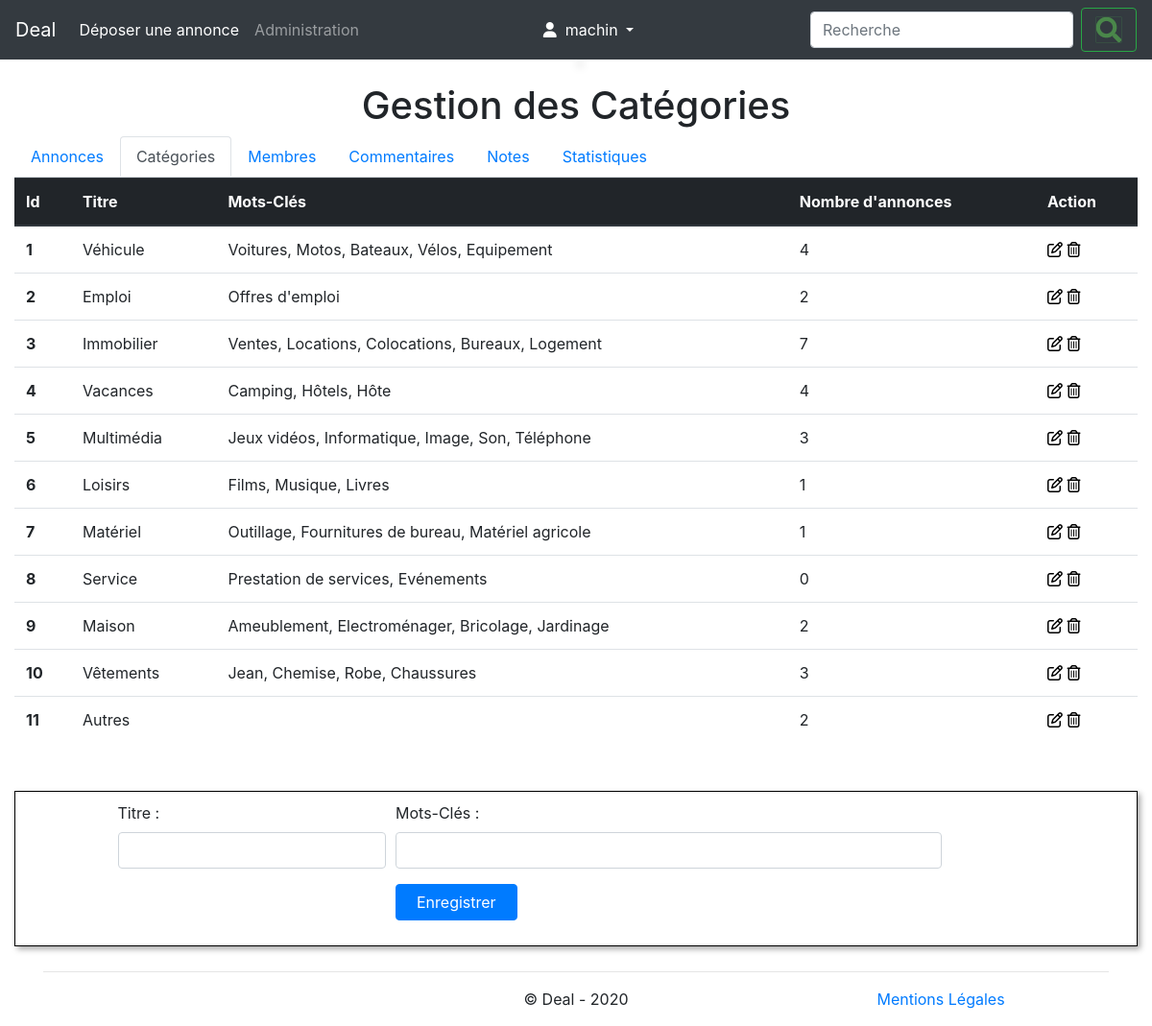
Page /admin/gestion_categories.php (signed in) on the committed database.
### tables this page shows
CREATE TABLE IF NOT EXISTS `categorie` (
  `id` int(11) NOT NULL AUTO_INCREMENT,
  `titre` varchar(100) NOT NULL,
  `mots_cles` text NOT NULL,
  PRIMARY KEY (`id`)
);

### inc/init.php (called while the page is built, shortened)
<?php
$pdo = new PDO( 'mysql:host=localhost;dbname=deal'
              , 'philippe'
              , 'Philippe'
              , array ( PDO::ATTR_ERRMODE => PDO::ERRMODE_WARNING
              	      , PDO::MYSQL_ATTR_INIT_COMMAND => 'SET NAMES utf8'
              	      )
              );
$contenu = '';
require_once 'functions.php';

### admin/gestion_categories.php (the view, shortened to what this page needs)
<?php
require_once '../inc/init.php';
$resultat = executerRequete ("SELECT categorie_id, COUNT(*) nombre FROM annonce GROUP BY categorie_id");
while ($ligne = $resultat->fetch(PDO::FETCH_ASSOC))
	$nombreAnnonces[$ligne['categorie_id']] = $ligne['nombre']*1;
$resultat = executerRequete ("SELECT * FROM categorie");
$contenu .='<div class="table-responsive">';
$contenu .=   '<table class="table">';
$contenu .=      '<thead class="thead-dark">';
$contenu .=          '<tr>';
$contenu .=              '<th>Id</th>';
$contenu .=              '<th>Titre</th>';
$contenu .=              '<th>Mots-Clés</th>';
$contenu .=              '<th>Nombre d\'annonces</th>';
$contenu .=              '<th>Action</th>';
$contenu .=          '</tr>';
$contenu .=      '</thead>';
while ($ligne = $resultat->fetch(PDO::FETCH_ASSOC))
	{
	extract ($ligne);
	$contenu .= '<tr>';
	$contenu .= '<th scope="row">' . $id . '</th>';
	$contenu .= '<td>' . $titre . '</td>';
	$contenu .= '<td>' . $mots_cles . '</td>';
	$contenu .= '<td>' . 	((isset($nombreAnnonces[$id]))?$nombreAnnonces[$id]:0) . '</td>';
	$contenu .= '<td>';
	$contenu .= '<a href="?modification='.$ligne['id'].'#formulaire" class="lien-noir">'.MODIFIER.'</a> ';
	$contenu .= '<a href="?suppression='.$ligne['id'].'" ';
	if (isset($nombreAnnonces[$id]))
		$contenu .= 'onclick="alert(\'Il y a '.$nombreAnnonces[$id].' annonces pour cette catégorie. Vous ne pouvez pas la supprimer.\'); return false;" class="lien-noir">'.POUBELLE.'</a>';
	else
		$contenu .= 'onclick="return confirm(\'Etes vous certain de vouloir supprimer cette catégorie ?\')" class="lien-noir">'.POUBELLE.'</a>';
	$contenu .= '</td>';
	$contenu .= '</tr>';
	}
$contenu .=   '</table>';
$contenu .='</div>';
$titre = '';
$mots_cles = '';
require_once '../inc/header.php';
navigationAdmin ('Catégories');
echo $contenu;
isset ($categorieCourante) && extract ($categorieCourante);
echo '<br>';
?>
<div class="cadre-formulaire">
	<form id="formulaire" method="post" action="gestion_categories.php">
		<div class="form-row">
			<div class="form-group col-md-1">
			</div>
			<div class="form-group col-md-3">
				<label for="titre">Titre :</label>
				<input type="text" name="titre" id="titre" class="form-control" value="<?php echo $titre??'' ?>">
			</div>
			<div class="form-group col-md-6">
				<label for="mots_cles">Mots-Clés :</label>
				<input type="text" name="mots_cles" id="mots_cles" class="form-control" value="<?php echo $mots_cles??'' ?>">
			</div>
		</div>
		<div class="form-row">
			<div class="form-group col-md-4">
			</div>
			<div class="form-group col-md-6">
				<button type="submit" class="btn btn-primary">&nbsp; Enregistrer &nbsp;</button>
			</div>
		</div>
	</form>
</div>
<?php
require_once '../inc/footer.php';

### inc/header.php (shortened to what this page needs)
<!DOCTYPE html>
<html lang="fr">
<head>
	<link
		rel="stylesheet"
		href="https://stackpath.bootstrapcdn.com/bootstrap/4.1.3/css/bootstrap.min.css"
	>
	<link rel="stylesheet" href="<?php echo RACINE_SITE ?>css/style.css">
</head>
<body>
	<nav class="navbar navbar-expand-lg navbar-dark bg-dark">
		<a class="navbar-brand" href="<?php echo RACINE_SITE ?>index.php">Deal</a>
		<div class="collapse navbar-collapse" id="navbarTogglerDemo03">
			<ul class="navbar-nav mr-auto mt-2 mt-lg-0">
				<?php
				if (estConnecte())
					{
					echo '<li class="nav-item active">';
					echo     '<a class="nav-link" href="'.RACINE_SITE.'gestion_annonces.php?creation">Déposer une annonce</a>';
					echo '</li>';
					}
				if (estAdmin())
					{
					echo '<li class="nav-item">';
					echo     '<a class="nav-link" href="'.RACINE_SITE.'gestion_annonces.php">Administration</a>';
					echo '</li>';
					}
				?>
			</ul>
			<ul class="navbar-nav mr-auto mt-2 mt-lg-0">
				<li class="nav-item active dropdown">
					<a class="nav-link dropdown-toggle" href="#" id="navbarDropdownMenuLink" data-toggle="dropdown" aria-haspopup="true" aria-expanded="false">
						<i class="fas fa-user"></i> &nbsp;<?php echo $_SESSION['membre']['pseudo']??'Espace membre' ?>
					</a>
				</li>
			</ul>
			<form class="form-inline my-2 my-lg-0" method="post" action="<?php echo RACINE_SITE.'recherche.php'?>">
				<input class="form-control mr-sm-2" type="search" placeholder="Recherche" aria-label="Search" title="rechercher" name="mots-cles" value="<?php $_POST['mots-cles']??''?>">
				<button class="btn btn-outline-success my-2 my-sm-0" type="submit"><img src="<?php echo RACINE_SITE.'img/loupe.png' ?>" title="rechercher"></button>
			</form>
		</div>
	</nav>
<div id="zoom">
	<div id="cadre">
		<img src="img/pixel.gif" alt="">
	</div>
</div>
	<div class="container" style="min-height:80vh;width:100%;max-width:100vw">
		<div class="row">
			<div class="col-12">

### inc/functions.php (shortened to what this page needs)
<?php
function estConnecte()
	{
	return isset($_SESSION['membre']);
	}
function estAdmin ()
	{
	return estConnecte() && $_SESSION['membre']['role']=='admin';
	}
function navigationAdmin ($titre)
	{
	if (estAdmin())
		{
		echo '<div style="text-align:center;">';
		if ($titre == 'Statistiques')
			echo '<h1 class="mt-4">'.$titre.'</h1>';
		else
			echo '<h1 class="mt-4">Gestion des '.$titre.'</h1>';
		echo '</div>';
		echo '<ul class="nav nav-tabs"> ';
		echo '	<li><a class="nav-link'.($titre=='Annonces'?' active" onclick="return false':'').'" href="'.RACINE_SITE.'gestion_annonces.php">Annonces</a></li>';
		echo '	<li><a class="nav-link'.($titre=='Catégories'?' active" onclick="return false':'').'" href="'.RACINE_SITE.'admin/gestion_categories.php">Catégories</a></li>';
		echo '	<li><a class="nav-link'.($titre=='Membres'?' active" onclick="return false':'').'" href="'.RACINE_SITE.'admin/gestion_membres.php">Membres</a></li>';
		echo '	<li><a class="nav-link'.($titre=='Commentaires'?' active" onclick="return false':'').'" href="'.RACINE_SITE.'admin/gestion_commentaires.php">Commentaires</a></li>';
		echo '	<li><a class="nav-link'.($titre=='Notes'?' active" onclick="return false':'').'" href="'.RACINE_SITE.'admin/gestion_notes.php">Notes</a></li>';
		echo '	<li><a class="nav-link'.($titre=='Statistiques'?' active" onclick="return false':'').'" href="'.RACINE_SITE.'admin/statistiques.php">Statistiques</a></li>';
		echo '</ul>';
		}
	}
function executerRequete ($requete, $param=array())
	{
	global $pdo;
	$resultat = $pdo->prepare($requete);
	if ($resultat->execute($param))
		return $resultat;
	else
		return false;
	}

### inc/footer.php
			</div>
		</div>
	</div>
	<footer>
		<div class="container">
			<hr>
			<div class="row text-center">
				<div class="col-sm-4">
				</div>
				<div class="col-sm-4">
					<p>&copy; Deal - 2020</p>
				</div>
				<div class="col-sm-4">
					<a href="<?php echo RACINE_SITE?>mentions_legales.php">Mentions Légales</a>
				</div>
			</div>
		</div>
	</footer>
</body>
</html>

### css/style.css (style rules this page uses)
.lien-noir { color:black; }
#zoom { position: fixed; display: flex; width: 100%; height: auto; z-index: -2; }
#zoom #cadre { position: relative; display: flex; margin: auto; vertical-align: text-top; justify-content: flex-start; align-items: flex-start; }
#zoom img { max-width: 1px; max-height: 100%; height: auto; transition: max-width 0.5s; border:solid white 1px; box-shadow: 4px 4px 8px black; }
.cadre-formulaire { max-width:100vw; margin:10px auto; border:solid black 1px; padding:10px; box-shadow: 3px 3px 6px darkgrey; }

### rows in the picture
categorie: id "1", titre "Véhicule", mots_cles "Voitures, Motos, Bateaux, Vélos, Equipement", id "4"
categorie: id "2", titre "Emploi", mots_cles "Offres d'emploi"
categorie: id "3", titre "Immobilier", mots_cles "Ventes, Locations, Colocations, Bureaux, Logement", id "7"
categorie: id "4", titre "Vacances", mots_cles "Camping, Hôtels, Hôte"
categorie: id "5", titre "Multimédia", mots_cles "Jeux vidéos, Informatique, Image, Son, Téléphone", id "3"
categorie: id "6", titre "Loisirs", mots_cles "Films, Musique, Livres", id "1"
categorie: id "7", titre "Matériel", mots_cles "Outillage, Fournitures de bureau, Matériel agricole", id "1"
categorie: id "8", titre "Service", mots_cles "Prestation de services, Evénements", shows "0"
categorie: id "9", titre "Maison", mots_cles "Ameublement, Electroménager, Bricolage, Jardinage", id "2"
categorie: id "10", titre "Vêtements", mots_cles "Jean, Chemise, Robe, Chaussures", id "3"
categorie: id "11", titre "Autres", id "2"

### other values in the picture
$_SESSION['membre']['pseudo'] "machin"
$titre "Catégories"
